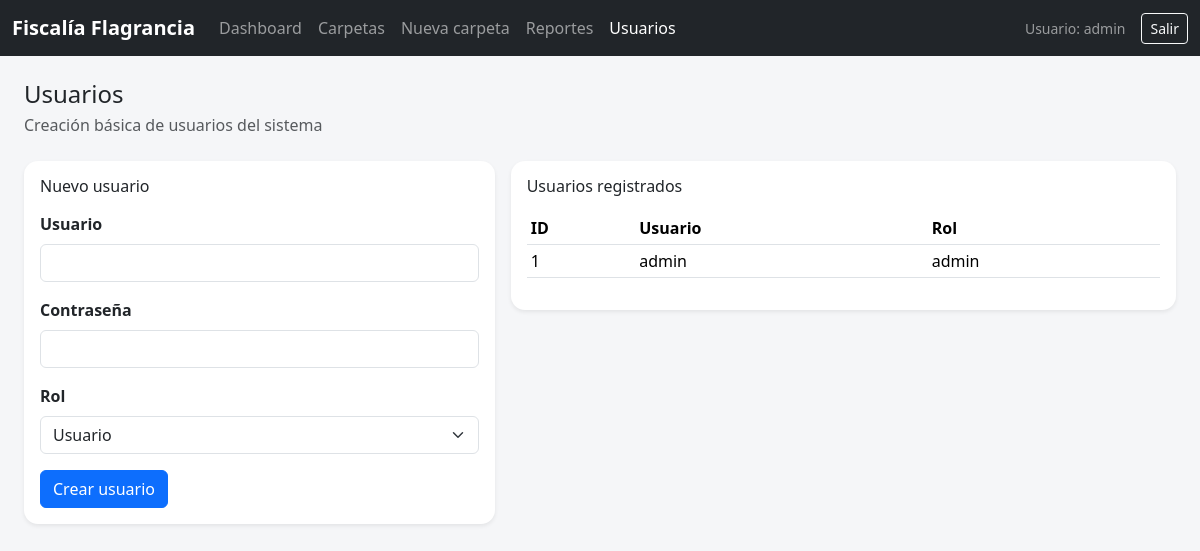
The app's page /public/index.php?view=usuarios (signed in) with its own data.
### tables this page shows
CREATE TABLE IF NOT EXISTS usuarios (
  id INT(11) NOT NULL AUTO_INCREMENT,
  usuario VARCHAR(50) NOT NULL UNIQUE,
  clave VARCHAR(255) NOT NULL,
  rol VARCHAR(20) NOT NULL DEFAULT 'usuario',
  PRIMARY KEY (id)
);

### public/index.php (called while the page is built, shortened)
<?php
require_once __DIR__ . '/../config/database.php';
require_once __DIR__ . '/../controllers/UsuarioController.php';
$view = $_GET['view'] ?? 'dashboard';
switch ($view) {
    case 'usuarios':
        $usuarios = (new UsuarioController())->listar($conexion);
        break;
}
include __DIR__ . '/../views/layout/main.php';

### models/Usuario.php (called while the page is built, shortened)
<?php
class Usuario {
    private PDO $db;
    public function __construct(PDO $db){
        $this->db = $db;
    }
    public function listar(): array {
        return $this->db->query('SELECT id, usuario, rol FROM usuarios ORDER BY id DESC')->fetchAll();
    }
}

### controllers/UsuarioController.php (called while the page is built, shortened)
<?php
require_once __DIR__ . '/../models/Usuario.php';
class UsuarioController {
    public function listar(PDO $conexion): array {
        return (new Usuario($conexion))->listar();
    }
}

### views/usuarios/index.php (the view, shortened to what this page needs)
<div class="d-flex justify-content-between align-items-center mb-4">
    <div>
        <h2 class="h4 mb-1">Usuarios</h2>
        <p class="text-muted mb-0">Creación básica de usuarios del sistema</p>
    </div>
</div>
<div class="row g-3">
    <div class="col-lg-5">
        <div class="card shadow-sm">
            <div class="card-body">
                <h3 class="h6 mb-3">Nuevo usuario</h3>
                <form method="POST" action="index.php?action=crearUsuario">
                    <div class="mb-3">
                        <label class="form-label">Usuario</label>
                        <input name="usuario" class="form-control" required>
                    </div>
                    <div class="mb-3">
                        <label class="form-label">Contraseña</label>
                        <input type="password" name="clave" class="form-control" required>
                    </div>
                    <div class="mb-3">
                        <label class="form-label">Rol</label>
                        <select name="rol" class="form-select">
                            <option value="usuario">Usuario</option>
                        </select>
                    </div>
                    <button class="btn btn-primary">Crear usuario</button>
                </form>
            </div>
        </div>
    </div>
    <div class="col-lg-7">
        <div class="card shadow-sm">
            <div class="card-body">
                <h3 class="h6 mb-3">Usuarios registrados</h3>
                <table class="table table-sm">
                    <thead><tr><th>ID</th><th>Usuario</th><th>Rol</th></tr></thead>
                    <tbody>
                    <?php foreach ($usuarios as $u): ?>
                        <tr><td><?= e($u['id']) ?></td><td><?= e($u['usuario']) ?></td><td><?= e($u['rol']) ?></td></tr>
                    <?php endforeach; ?>
                    </tbody>
                </table>
            </div>
        </div>
    </div>
</div>

### views/layout/main.php (shortened to what this page needs)
<?php
$user = $_SESSION['user'] ?? null;
function e($value){ return htmlspecialchars((string)$value, ENT_QUOTES, 'UTF-8'); }
function active($name, $view){ return $name === $view ? 'active' : ''; }
?>
<!DOCTYPE html>
<html lang="es">
<head>
    <link href="https://cdn.jsdelivr.net/npm/bootstrap@5.3.3/dist/css/bootstrap.min.css" rel="stylesheet">
    <link rel="stylesheet" href="assets/css/app.css">
</head>
<body>
<nav class="navbar navbar-expand-lg navbar-dark bg-dark">
    <div class="container-fluid">
        <a class="navbar-brand fw-semibold" href="index.php">Fiscalía Flagrancia</a>
        <div class="collapse navbar-collapse" id="navbarSistema">
            <ul class="navbar-nav me-auto mb-2 mb-lg-0">
                <li class="nav-item"><a class="nav-link <?= active('dashboard', $view ?? '') ?>" href="index.php">Dashboard</a></li>
                <li class="nav-item"><a class="nav-link <?= active('listar', $view ?? '') ?>" href="index.php?view=listar">Carpetas</a></li>
                <li class="nav-item"><a class="nav-link <?= active('form', $view ?? '') ?>" href="index.php?view=form">Nueva carpeta</a></li>
                <li class="nav-item"><a class="nav-link <?= active('reportes', $view ?? '') ?>" href="index.php?view=reportes">Reportes</a></li>
                <?php if (($user['rol'] ?? '') === 'admin'): ?>
                    <li class="nav-item"><a class="nav-link <?= active('usuarios', $view ?? '') ?>" href="index.php?view=usuarios">Usuarios</a></li>
                <?php endif; ?>
            </ul>
            <span class="navbar-text me-3 small">Usuario: <?= e($user['usuario'] ?? '') ?></span>
            <a class="btn btn-outline-light btn-sm" href="index.php?action=logout">Salir</a>
        </div>
    </div>
</nav>
<main class="container-fluid px-4 py-4">
    <?php include $contenido; ?>
</main>
</body>
</html>

### public/assets/css/app.css (style rules this page uses)
body { background: #f5f6f8; }
.card { border: 0; border-radius: 14px; }
.table th { white-space: nowrap; }
.form-label { font-weight: 600; }

### records on screen
usuarios: usuario "admin", id "1", rol "admin"
